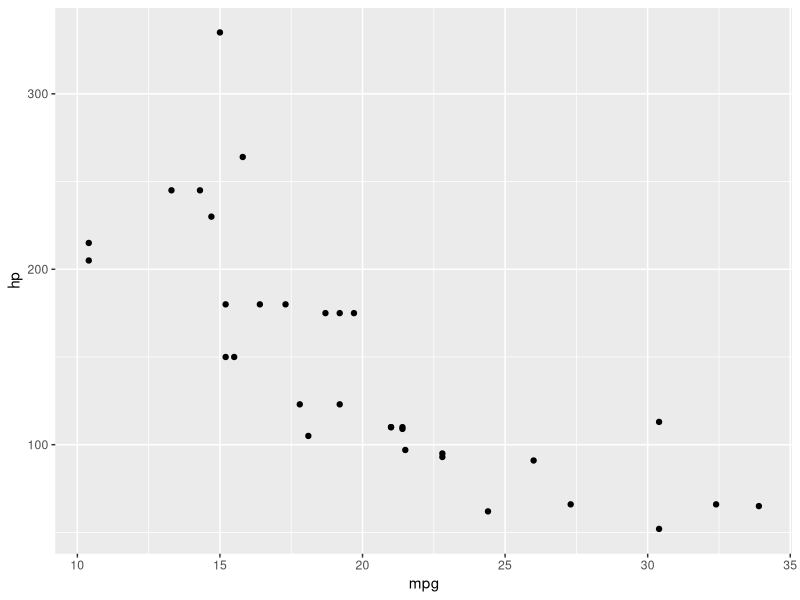
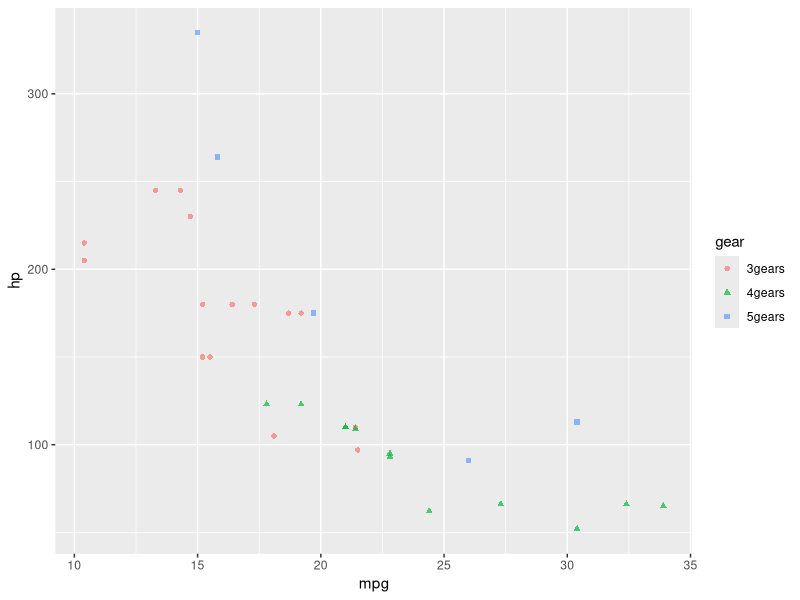
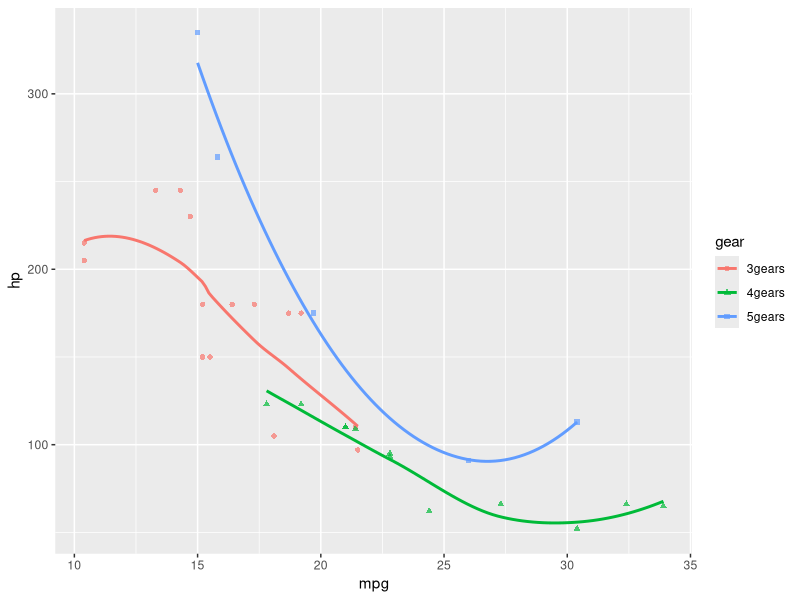

These figures' R source, in order:
library(ggplot2)
setwd("C:/Users/Jinyi/Dropbox/Jinyi/Github/R-Excercise")

################################################################################
#using "mtcars" data set
?mtcars
head(mtcars)

#factorize data by its categorical variables
mtcars$vs = factor(x = mtcars$vs, 
                   levels = c(0,1), 
                   labels = c("V Engine", "Straight Engine"))
mtcars$am = factor(x = mtcars$am, 
                   levels = c(0,1), 
                   labels = c("Automatic", "Manual"))
mtcars$gear = factor(x = mtcars$gear, 
                     levels = sort(unique(mtcars$gear)), 
                     labels = c("3gears", "4gears", "5gears"))
mtcars$cyl = factor(x = mtcars$cyl, 
                    levels = sort(unique(mtcars$cyl)), 
                    labels = c("4cyl", "6cyl", "8cyl"))
mtcars$carb = factor(x = mtcars$carb, 
                     levels = sort(unique(mtcars$carb)), 
                     labels = c("1carburetors", "2carburetors","3carburetors",
                                "4carburetors","6carburetors","8carburetors"))
################################################################################
#playing with qplot -->  http://ggplot2.org/book/qplot.pdf

#basic
qplot(x=mpg, y=hp, data = mtcars)

#set alpha to specify the transparency 
qplot(x=mpg, y=hp, data = mtcars, color = gear, shape = gear, alpha = I(0.7))

#Adding geometric object. 
#se = FALSE: turn off the confidence interval
#span = 1: specify the wiggliness of the regression line using local regression
qplot(x=mpg, y=hp, data = mtcars, color = gear, shape = gear, alpha = I(0.7),
      geom = c("point","smooth"), span = 1,se=FALSE)










